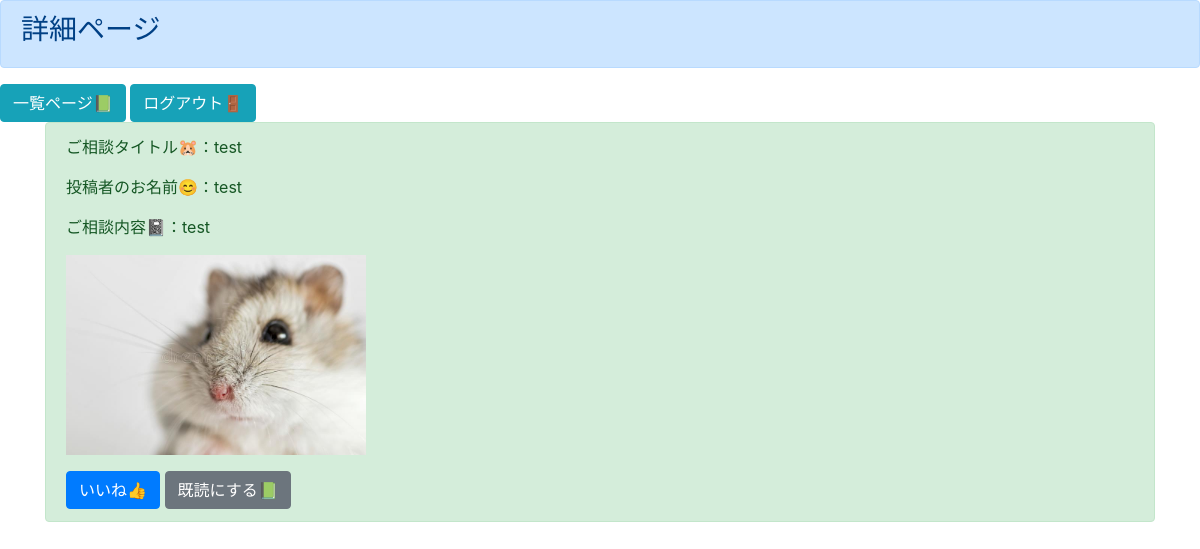
/detail/7 (signed in), run on the app's committed database.
### boardapp/models.py (models this page shows)
class BoardModel(models.Model):
    title = models.CharField(max_length=100)
    content = models.TextField()
    author = models.CharField(max_length=100)
    snsimage = models.ImageField(null=True,blank=True, upload_to='',default=None)
    good = models.IntegerField(null=True,blank=True, default=0)
    read = models.IntegerField(null=True,blank=True, default=1)
    readtext = models.TextField(null=True,blank=True, default='a')

### boardapp/views.py (the view)
# urls.py: path('detail/<int:pk>', detailfunc, name='detail'),
def detailfunc(request, pk):
    object = get_object_or_404(BoardModel, pk=pk)
    return render(request, 'detail.html', {'object':object})

### templates/detail.html
{% extends 'base.html' %}
{% block header %}
<div class="alert alert-primary" role="alert">
    <h3>詳細ページ</h3>
</div>
<a href="{% url 'list' %}" class="btn btn-info" role="button" aria-pressed="true">一覧ページ📗</a>
<a href="{% url 'logout' %}" class="btn btn-info" role="button" aria-pressed="true">ログアウト🚪</a>
{% endblock header %}
{% block content %}
{% if user.is_authenticated %}
<div class="container">
    <div class="alert alert-success" role="alert">
        <p>ご相談タイトル🐹：{{object.title}}</p>
        <p>投稿者のお名前😊：{{object.author}}</p>
        <p>ご相談内容📓：{{object.content}}</p>
        <p><img src="{{ object.snsimage.url }}" width="300"></p>
        <a href="{% url 'good' object.pk%}" class="btn btn-primary" role="button" aria-pressed="true">いいね👍</a>
        <a href="{% url 'read' object.pk%}" class="btn btn-secondary" role="button" aria-pressed="true">既読にする📗</a>
    </div>
</div>
{% else %}
You are not logged in yet! Please login first!
{% endif %}
{% endblock content %}

### data on the page
BoardModel: title "test", author "test", content "test", snsimage (picture)
